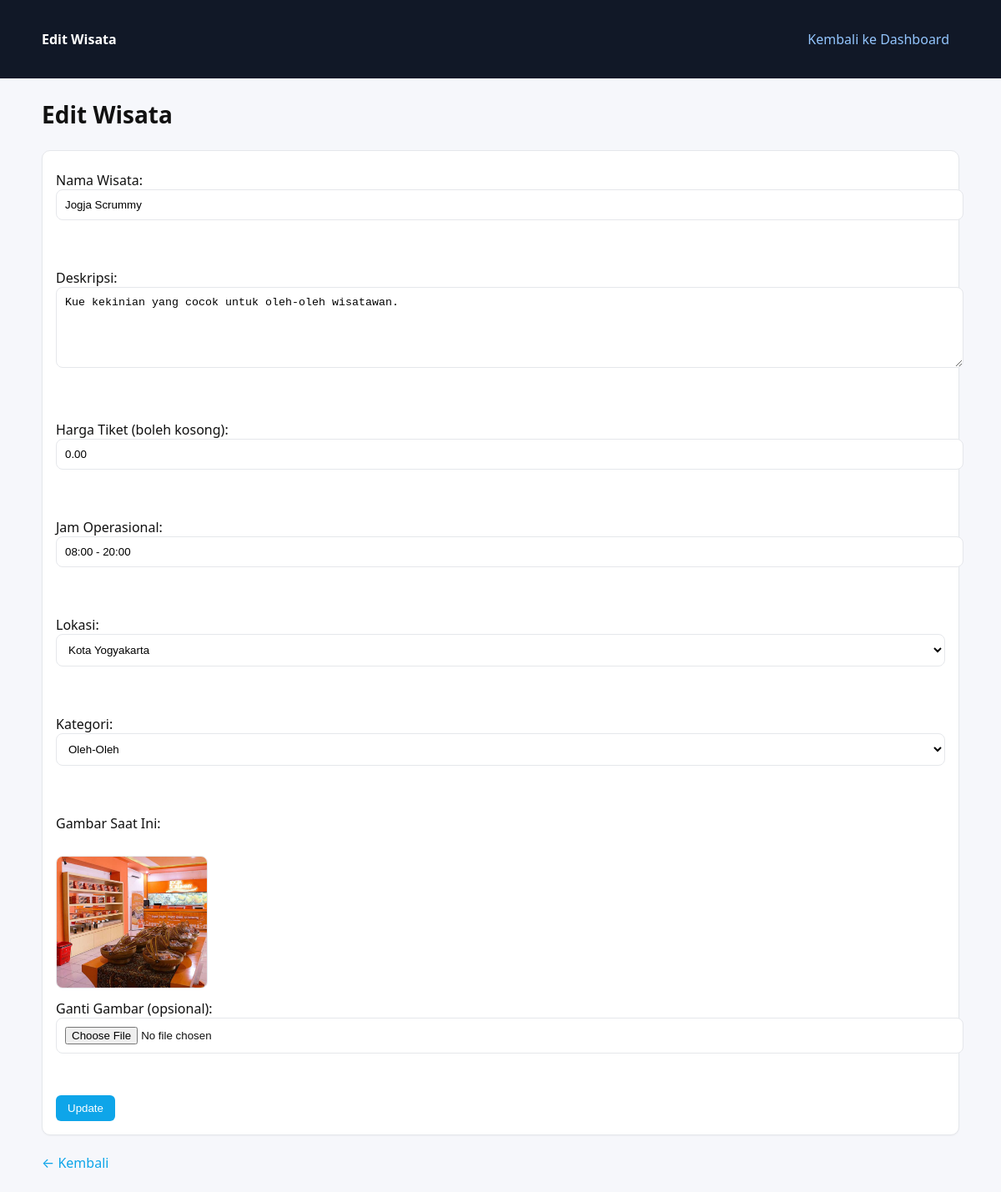
/apache/deploy/src/public/admin/wisata_edit.php?id=18 (signed in), run on the app's committed database.
### tables this page shows
CREATE TABLE `Wisata` (
  `id_wisata` int(11) NOT NULL,
  `nama_wisata` varchar(150) NOT NULL,
  `deskripsi` text DEFAULT NULL,
  `harga_tiket` decimal(10,2) DEFAULT NULL,
  `jam_operasional` varchar(100) DEFAULT NULL,
  `id_lokasi` int(11) DEFAULT NULL,
  `id_kategori` int(11) DEFAULT NULL,
  `gambar` varchar(255) DEFAULT 'default.jpg'
);

CREATE TABLE `Lokasi` (
  `id_lokasi` int(11) NOT NULL,
  `nama_daerah` varchar(100) NOT NULL,
  `alamat` varchar(255) DEFAULT NULL
);

CREATE TABLE `Kategori` (
  `id_kategori` int(11) NOT NULL,
  `nama_kategori` varchar(100) NOT NULL,
  `deskripsi_kategori` text DEFAULT NULL
);

### apache/deploy/src/includes/functions.php (called while the page is built, shortened)
<?php
function escape($s) {
    return htmlspecialchars($s, ENT_QUOTES|ENT_SUBSTITUTE, 'UTF-8');
}

### apache/deploy/src/public/admin/wisata_edit.php (the view, shortened to what this page needs)
<?php
require_once __DIR__ . '/../../includes/db.php';
require_once __DIR__ . '/../../includes/functions.php';
$id = (int)($_GET['id'] ?? 0);
$stmt = $pdo->prepare("SELECT * FROM Wisata WHERE id_wisata = :id");
$stmt->execute([':id' => $id]);
$wisata = $stmt->fetch();
$lokasi = $pdo->query("SELECT id_lokasi, nama_daerah FROM Lokasi ORDER BY nama_daerah")->fetchAll();
$kategori = $pdo->query("SELECT id_kategori, nama_kategori FROM Kategori ORDER BY nama_kategori")->fetchAll();
?><!doctype html>
<html>
<head>
    <link rel="stylesheet" href="assets/admin.css">
</head>
<body>
<div class="headerbar">
  <div class="container">
    <strong>Edit Wisata</strong>
    <span style="float:right"><a href="dashboard.php">Kembali ke Dashboard</a></span>
  </div>
</div>
<div class="container">
<h1>Edit Wisata</h1>
<form method="post" class="form card" enctype="multipart/form-data">
    <label>Nama Wisata:<br>
        <input type="text" name="nama_wisata"
               value="<?= escape($wisata['nama_wisata']) ?>" required>
    </label><br><br>
    <label>Deskripsi:<br>
        <textarea name="deskripsi" rows="5"><?= escape($wisata['deskripsi']) ?></textarea>
    </label><br><br>
    <label>Harga Tiket (boleh kosong):<br>
        <input type="number" step="0.01" name="harga_tiket"
               value="<?= escape($wisata['harga_tiket']) ?>">
    </label><br><br>
    <label>Jam Operasional:<br>
        <input type="text" name="jam_operasional"
               value="<?= escape($wisata['jam_operasional']) ?>"
               placeholder="08:00 - 16:00">
    </label><br><br>
    <label>Lokasi:<br>
        <select name="id_lokasi" required>
            <?php foreach ($lokasi as $l): ?>
                <option value="<?= $l['id_lokasi'] ?>"
                    <?= $l['id_lokasi'] == $wisata['id_lokasi'] ? 'selected' : '' ?>>
                    <?= escape($l['nama_daerah']) ?>
                </option>
            <?php endforeach; ?>
        </select>
    </label><br><br>
    <label>Kategori:<br>
        <select name="id_kategori" required>
            <?php foreach ($kategori as $k): ?>
                <option value="<?= $k['id_kategori'] ?>"
                    <?= $k['id_kategori'] == $wisata['id_kategori'] ? 'selected' : '' ?>>
                    <?= escape($k['nama_kategori']) ?>
                </option>
            <?php endforeach; ?>
        </select>
    </label><br><br>
    <div style="margin:.5rem 0;">
      <label>Gambar Saat Ini:</label><br>
      <img src="../assets/img/<?= escape($wisata['gambar'] ?? 'default.jpg') ?>" alt="Gambar" style="max-width:180px;height:auto;border:1px solid #e5e7eb;border-radius:.5rem;">
    </div>
    <label>Ganti Gambar (opsional):<br>
        <input type="file" name="gambar" accept="image/jpeg,image/png,image/webp">
    </label><br><br>
    <button type="submit" class="btn">Update</button>
</form>
<br>
<a href="dashboard.php">← Kembali</a>
</div>
</body>
</html>

### apache/deploy/src/public/admin/assets/admin.css (style rules this page uses)
html,body { margin:0;padding:0;font-family:system-ui,-apple-system,Segoe UI,Roboto,Ubuntu,Cantarell,Noto Sans,sans-serif;background:#f6f7fb;color:#111 }
.container { max-width:1100px;margin:24px auto;padding:0 16px }
h1 { font-size:28px;margin:24px 0 }
a { color:#0ea5e9;text-decoration:none }
button,.btn { background:#0ea5e9;color:#fff;border:none;border-radius:6px;padding:8px 14px;cursor:pointer }
.card { background:#fff;border:1px solid #e5e7eb;border-radius:10px;box-shadow:0 1px 2px rgba(0,0,0,.04);padding:16px }
.headerbar { background:#111827;color:#fff;padding:12px 16px }
.headerbar a { color:#93c5fd;margin-right:12px }
.form label { display:block;margin:8px 0 6px }
.form input,.form select,.form textarea { width:100%;padding:10px;border:1px solid #e5e7eb;border-radius:8px;background:#fff }

### data on the page
wisata: nama_wisata "Jogja Scrummy", deskripsi "Kue kekinian yang cocok untuk oleh-oleh wisatawan.", harga_tiket "0.00", jam_operasional "08:00 - 20:00", id_lokasi "Kota Yogyakarta", id_kategori "Oleh-Oleh", gambar (picture)
